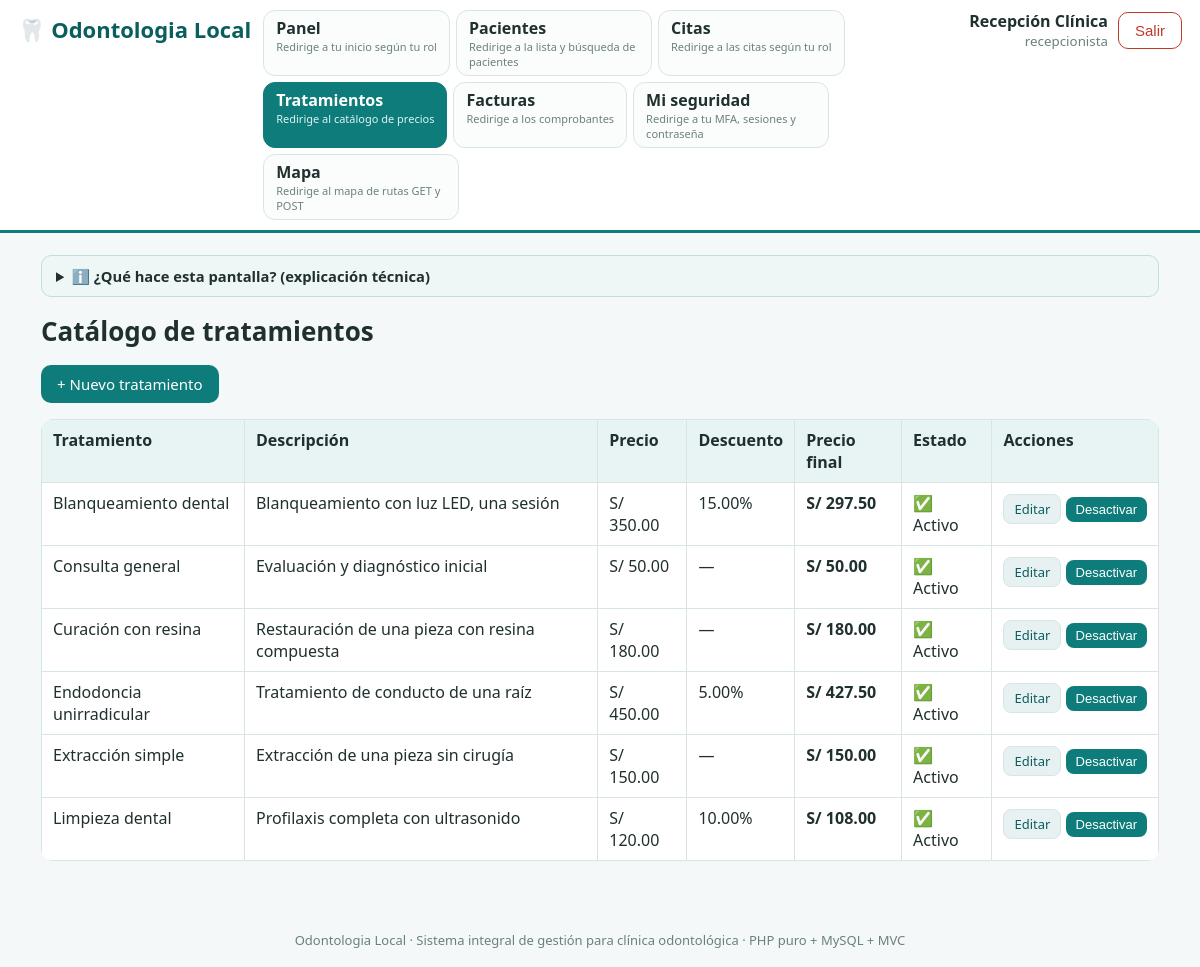
The page /index.php?c=tratamientos&a=index (signed in) on the database its author committed.
### tables this page shows
CREATE TABLE tratamientos (
    id INT PRIMARY KEY AUTO_INCREMENT,
    nombre VARCHAR(100) NOT NULL,
    descripcion TEXT,
    precio DECIMAL(10,2) NOT NULL DEFAULT 0,
    descuento_pct DECIMAL(5,2) NOT NULL DEFAULT 0,  
    estado TINYINT(1) NOT NULL DEFAULT 1
);

### app/controlador/TratamientoControlador.php (called while the page is built, shortened)
<?php
class TratamientoControlador
{
    private $tratamientos;
    public function __construct()
    {
        $this->tratamientos = new TratamientoModelo();
    }
    public function index()
    {
        $lista = $this->tratamientos->listar();
        require __DIR__ . '/../vista/tratamientos/index.php';
    }
}

### index.php (called while the page is built, shortened)
<?php
require __DIR__ . '/app/ayudantes/Funciones.php';
require __DIR__ . '/app/modelo/Conexion.php';
require __DIR__ . '/app/modelo/TratamientoModelo.php';
$haySesion = !empty($_SESSION['usuario']);
$a = preg_replace('/[^a-zA-Z]/', '', $_GET['a'] ?? ($haySesion ? 'index' : 'login'));
$objeto = new $controladores[$c]();
$objeto->$a();

### app/ayudantes/Funciones.php (called while the page is built, shortened)
<?php
function e($texto)
{
    return htmlspecialchars((string) $texto, ENT_QUOTES, 'UTF-8');
}
function usuarioActual()
{
    return $_SESSION['usuario'] ?? null;
}

### app/modelo/Conexion.php (called while the page is built)
<?php
class Conexion
{
    private static $instancia = null;
    public static function obtener()
    {
        if (self::$instancia === null) {
            $dsn = 'mysql:host=' . DB_HOST . ';dbname=' . DB_NOMBRE . ';charset=utf8mb4';
            self::$instancia = new PDO($dsn, DB_USUARIO, DB_CLAVE, [
                PDO::ATTR_ERRMODE => PDO::ERRMODE_EXCEPTION,
                PDO::ATTR_DEFAULT_FETCH_MODE => PDO::FETCH_ASSOC,
                PDO::ATTR_EMULATE_PREPARES => false,
            ]);
        }
        return self::$instancia;
    }
}

### app/modelo/TratamientoModelo.php (called while the page is built, shortened)
<?php
class TratamientoModelo
{
    private $db;
    public function __construct()
    {
        $this->db = Conexion::obtener();
    }
    public function listar()
    {
        return $this->db->query('SELECT * FROM tratamientos ORDER BY nombre')->fetchAll();
    }
}

### app/vista/tratamientos/index.php (the view, shortened to what this page needs)
<?php
require __DIR__ . '/../parciales/cabecera.php';
$u = usuarioActual();
?>
<?php $infoQueHace = 'Catálogo de tratamientos con precio y descuento: es la fuente de precios de la facturación.'; $infoPeticion = 'GET ?c=tratamientos&a=index (solo lectura). Guardar/estado son POST.'; $infoNoHace = 'No cobra ni factura: solo define precios. La factura lee el precio de aquí en el servidor al emitirse.'; $infoArchivo = 'vista/tratamientos/index.php + TratamientoControlador::index() + TratamientoModelo'; require __DIR__ . '/../parciales/info_pagina.php'; ?>
<h1>Catálogo de tratamientos</h1>
<?php if (in_array($u['rol'], ['admin', 'recepcionista'], true)): ?>
<p><a class="boton" href="<?= e(BASE_URL) ?>index.php?c=tratamientos&a=crear">+ Nuevo tratamiento</a></p>
<?php endif; ?>
<table class="tabla">
    <thead><tr><th>Tratamiento</th><th>Descripción</th><th>Precio</th><th>Descuento</th><th>Precio final</th><th>Estado</th><th>Acciones</th></tr></thead>
    <tbody>
    <?php foreach ($lista as $t): $final = (float) $t['precio'] * (1 - (float) $t['descuento_pct'] / 100); ?>
        <tr>
            <td><?= e($t['nombre']) ?></td>
            <td><?= e($t['descripcion'] ?? '') ?></td>
            <td>S/ <?= e(number_format((float) $t['precio'], 2)) ?></td>
            <td><?= (float) $t['descuento_pct'] > 0 ? e($t['descuento_pct']) . '%' : '—' ?></td>
            <td><strong>S/ <?= e(number_format($final, 2)) ?></strong></td>
            <td><?= (int) $t['estado'] === 1 ? '✅ Activo' : '⛔ Inactivo' ?></td>
            <td class="acciones">
                <?php if (in_array($u['rol'], ['admin', 'recepcionista'], true)): ?>
                <a class="boton chico secundario" href="<?= e(BASE_URL) ?>index.php?c=tratamientos&a=editar&id=<?= (int) $t['id'] ?>">Editar</a>
                <form method="post" action="<?= e(BASE_URL) ?>index.php?c=tratamientos&a=estado" class="en-linea">
                    <button class="boton chico" type="submit"><?= (int) $t['estado'] === 1 ? 'Desactivar' : 'Activar' ?></button>
                </form>
                <?php endif; ?>
            </td>
        </tr>
    <?php endforeach; ?>
    </tbody>
</table>
<?php require __DIR__ . '/../parciales/pie.php'; ?>

### app/vista/parciales/cabecera.php (shortened to what this page needs)
<?php
$u = usuarioActual();
$cActual = $_GET['c'] ?? 'panel';
function activo($c, $cActual) { return $c === $cActual ? ' class="activo"' : ''; }
?>
<!DOCTYPE html>
<html lang="es">
<head>
<link rel="stylesheet" href="<?= e(BASE_URL) ?>assets/css/estilos.css">
</head>
<body>
<header class="barra">
    <div class="marca">🦷 Odontologia Local</div>
    <nav class="menu">
        <a href="<?= e(BASE_URL) ?>index.php?c=panel&a=index"<?= activo('panel', $cActual) ?>>Panel<small>Redirige a tu inicio según tu rol</small></a>
        <?php if (in_array($u['rol'], ['admin', 'recepcionista', 'odontologo'], true)): ?>
        <a href="<?= e(BASE_URL) ?>index.php?c=pacientes&a=index"<?= activo('pacientes', $cActual) ?>>Pacientes<small>Redirige a la lista y búsqueda de pacientes</small></a>
        <?php endif; ?>
        <a href="<?= e(BASE_URL) ?>index.php?c=citas&a=index"<?= activo('citas', $cActual) ?>>Citas<small>Redirige a las citas según tu rol</small></a>
        <?php if (in_array($u['rol'], ['admin', 'recepcionista', 'odontologo'], true)): ?>
        <a href="<?= e(BASE_URL) ?>index.php?c=tratamientos&a=index"<?= activo('tratamientos', $cActual) ?>>Tratamientos<small>Redirige al catálogo de precios</small></a>
        <?php endif; ?>
        <?php if (in_array($u['rol'], ['admin', 'recepcionista', 'paciente'], true)): ?>
        <a href="<?= e(BASE_URL) ?>index.php?c=facturas&a=index"<?= activo('facturas', $cActual) ?>>Facturas<small>Redirige a los comprobantes</small></a>
        <?php endif; ?>
        <a href="<?= e(BASE_URL) ?>index.php?c=seguridad&a=index"<?= activo('seguridad', $cActual) ?>>Mi seguridad<small>Redirige a tu MFA, sesiones y contraseña</small></a>
        <a href="<?= e(BASE_URL) ?>index.php?c=menu&a=index"<?= activo('menu', $cActual) ?>>Mapa<small>Redirige al mapa de rutas GET y POST</small></a>
    </nav>
    <div class="sesion">
        <span><?= e($u['nombre']) ?><small><?= e($u['rol']) ?></small></span>
        <form method="post" action="<?= e(BASE_URL) ?>index.php?c=auth&a=salir">
            <button type="submit" class="boton salir">Salir</button>
        </form>
    </div>
</header>
<main class="contenedor">

### app/vista/parciales/info_pagina.php (shortened to what this page needs)
<details class="info-pagina">
    <summary>ℹ️ ¿Qué hace esta pantalla? (explicación técnica)</summary>
</details>

### app/vista/parciales/pie.php (shortened to what this page needs)
</main>
<footer class="pie">Odontologia Local · Sistema integral de gestión para clínica odontológica · PHP puro + MySQL + MVC</footer>
</body>
</html>

### assets/css/estilos.css (style rules this page uses)
:root { --teal: #0e7c7b; --teal-oscuro: #0a5e5d; --fondo: #f4f8f8; --borde: #d7e5e5; --texto: #20302f; --rojo: #c0392b; --verde: #1e8449; --amarillo: #b7950b; }
* { box-sizing: border-box; }
body { margin: 0; font-family: "Segoe UI", system-ui, Arial, sans-serif; background: var(--fondo); color: var(--texto); }
a { color: var(--teal-oscuro); }
.barra { background: #fff; border-bottom: 3px solid var(--teal); display: flex; flex-wrap: wrap; gap: 12px; align-items: flex-start; padding: 10px 18px; }
.marca { font-size: 22px; font-weight: 700; color: var(--teal-oscuro); padding-top: 4px; }
.menu { display: flex; flex-wrap: wrap; gap: 6px; flex: 1; }
.menu a { text-decoration: none; padding: 6px 12px; border-radius: 12px; border: 1px solid var(--borde); color: var(--texto); font-weight: 600; background: #fbfdfd; }
.menu a small { display: block; font-weight: 400; font-size: 11px; color: #6b807e; max-width: 170px; }
.menu a.activo { background: var(--teal); color: #fff; border-color: var(--teal); }
.menu a.activo small { color: #dff3f2; }
.info-pagina { background: #eef7f6; border: 1px solid #bfe0dc; border-radius: 10px; padding: 10px 14px; margin: 0 0 16px; font-size: .92rem; }
.info-pagina summary { cursor: pointer; font-weight: 700; color: var(--oscuro); }
.sesion { display: flex; align-items: center; gap: 10px; }
.sesion span { font-weight: 600; text-align: right; }
.sesion span small { display: block; font-weight: 400; color: #6b807e; }
.contenedor { max-width: 1150px; margin: 22px auto; padding: 0 16px 30px; }
.pie { text-align: center; color: #6b807e; font-size: 13px; padding: 18px; }
h1 { font-size: 26px; margin: 6px 0 12px; }
.boton { display: inline-block; background: var(--teal); color: #fff; border: none; border-radius: 10px; padding: 9px 16px; font-size: 15px; cursor: pointer; text-decoration: none; }
.boton.secundario { background: #e8f1f1; color: var(--teal-oscuro); border: 1px solid var(--borde); }
.boton.chico { padding: 5px 10px; font-size: 13px; border-radius: 8px; }
.boton.salir { background: #fff; color: var(--rojo); border: 1px solid var(--rojo); }
form.en-linea { display: inline; }
.tabla { width: 100%; border-collapse: collapse; background: #fff; border-radius: 12px; overflow: hidden; }
.tabla th, .tabla td { border: 1px solid var(--borde); padding: 9px 11px; text-align: left; vertical-align: top; }
.tabla th { background: #e8f3f3; }
.tabla td.acciones { white-space: nowrap; }
.tabla td.acciones .boton { margin: 2px 0; }

### rows shown on the page
tratamientos: nombre "Blanqueamiento dental", descripcion "Blanqueamiento con luz LED, una sesión", precio "350.00", descuento_pct "15.00", final "297.50", estado "✅ Activo"
tratamientos: nombre "Consulta general", descripcion "Evaluación y diagnóstico inicial", precio "50.00", estado "✅ Activo"
tratamientos: nombre "Curación con resina", descripcion "Restauración de una pieza con resina compuesta", precio "180.00", estado "✅ Activo"
tratamientos: nombre "Endodoncia unirradicular", descripcion "Tratamiento de conducto de una raíz", precio "450.00", descuento_pct "5.00", final "427.50", estado "✅ Activo"
tratamientos: nombre "Extracción simple", descripcion "Extracción de una pieza sin cirugía", precio "150.00", estado "✅ Activo"
tratamientos: nombre "Limpieza dental", descripcion "Profilaxis completa con ultrasonido", precio "120.00", descuento_pct "10.00", final "108.00", estado "✅ Activo"

### other values the page prints
$u['nombre'] "Recepción Clínica"
$u['rol'] "recepcionista"
